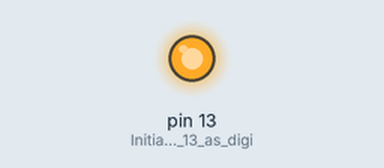
Recording of a sketch running on a simulated Arduino Uno, built with avr-gcc and run on an emulated ATmega328P. On the bench: output pins drawn as LEDs (lit = HIGH). The modem accepts every AT command (registered, SIM ready, sends succeed) and sends nothing else.

Above: at 2.2 s.
At 15.8 s:
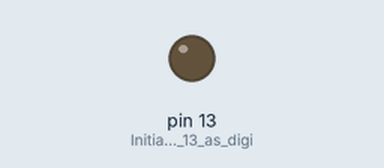
Timing chart, 0 to 21.9 s (numbered marks = the images above):
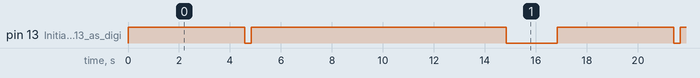

Measured:
- by itself, pin 13 (Initialize_pin_13_as_digi): repeats every 16.8 s: LOW 0.25 s, HIGH 10.0 s, LOW 2.0 s, HIGH 4.6 s
- by itself, everything shown: repeats every 16.8 s, in 4 steps

The sketch:

sms.ino
```cpp
#include <Arduino.h>

#include <SoftwareSerial.h>

SoftwareSerial mySerial(3, 2); // RX, TX pins

void setup() {

pinMode(13, OUTPUT); // Initialize pin 13 as digital out (LED)

mySerial.begin(9600); // Open serial connection at baud rate of 4800

}

void loop(){


digitalWrite(13, HIGH); // Turn LED on.
mySerial.println("AT"); // Sends AT command to wake up cell phone
delay(500);
mySerial.println("AT+CMGF=1"); // Puts phone into SMS mode
delay(1000); // Wait a second
mySerial.println("AT+CMGW=\"+48733944541\""); // YOUR NUMBER HERE; Creates new message to number
delay(1000);
mySerial.print("Sent from my Arduino."); // Message contents
delay(1000);
mySerial.write(byte(26)); // (signals end of message)
delay(1000);
mySerial.println("AT+CMSS=1"); // Sends message at index of 1
digitalWrite(13, LOW); // Turn LED off
delay(250);
digitalWrite(13, HIGH); // Turn LED on.
delay(10000); // Give the phone time to send the SMS
mySerial.println("AT+CMGD=1"); // Deletes message at index of 1
digitalWrite(13, LOW); // Turn LED off.
delay(2000);


}
```
